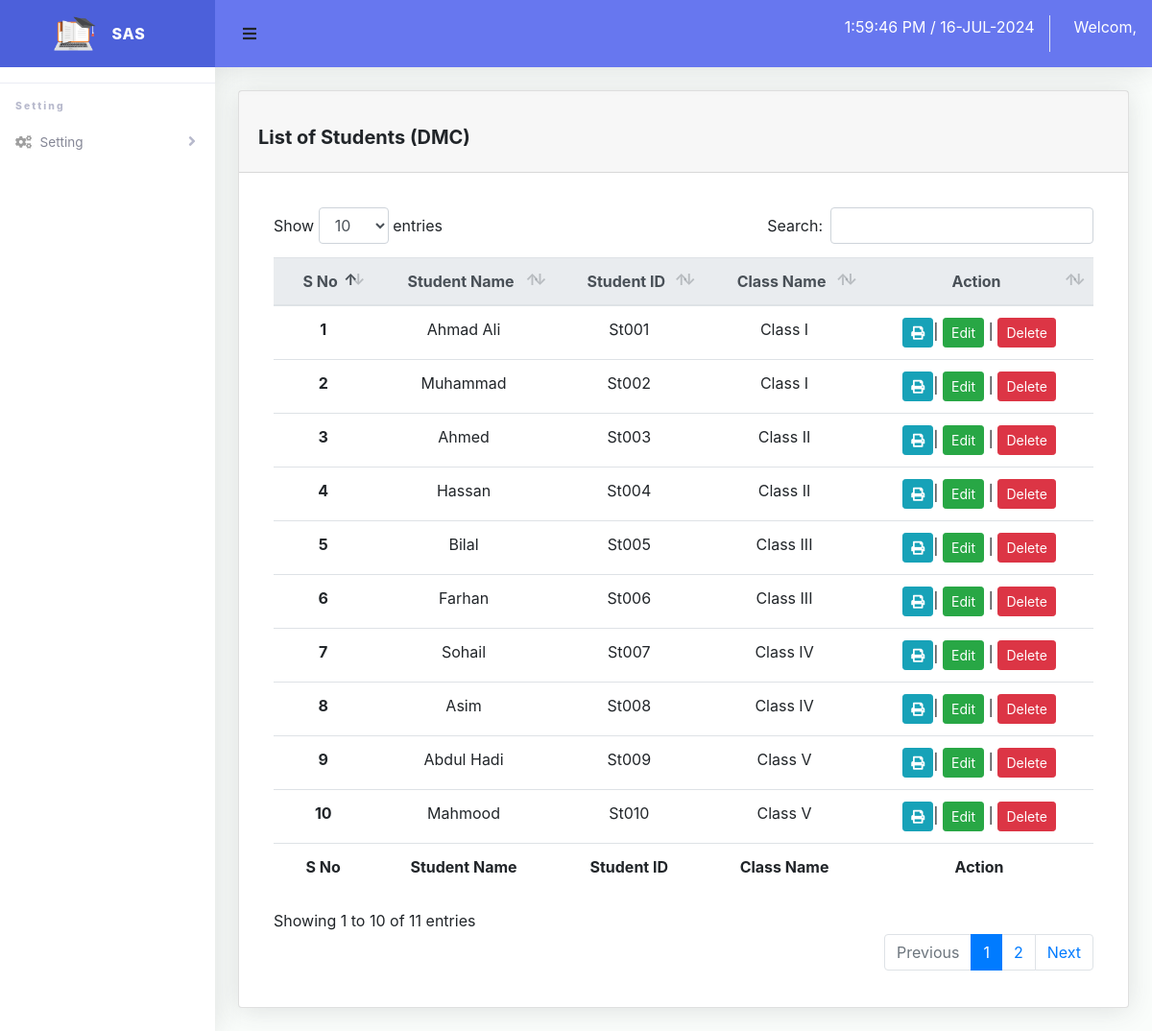
/admin/reports/marks-certificate.php, run on the app's committed database.
### tables this page shows
CREATE TABLE `student` (
  `id` int(10) NOT NULL,
  `fullname` varchar(255) NOT NULL,
  `father_name` varchar(255) NOT NULL,
  `username` varchar(255) NOT NULL,
  `password` varchar(255) NOT NULL,
  `address` varchar(255) NOT NULL,
  `phone_no` varchar(255) NOT NULL,
  `class_id` int(10) NOT NULL
);

CREATE TABLE `class` (
  `id` int(10) NOT NULL,
  `name` varchar(255) NOT NULL
);

### include/function.php (called while the page is built, shortened)
<?php
require_once 'config.php';
function query($q)
{
	global $conn;
	$result = mysqli_query($conn, $q);
	if ($result) {
		$data = mysqli_fetch_all($result, MYSQLI_ASSOC);
		return $data;
	} else {
		$msg = array(
			'status' => false,
			'msg' => 'Connection failed: ' . mysqli_error($conn),
		);
	}
	return true;
}

### admin/reports/marks-certificate.php (the view, shortened to what this page needs)
<?php
require_once '../../include/header.php';
require_once '../../include/function.php';
$q = 'SELECT student.*, class.name AS class_name FROM student INNER JOIN class ON class.id = student.class_id';
$data = query($q);
?>
<div class="container-fluid">
    <div class="card input-group-sm mb-4">
        <div class="card-header d-flex flex-row align-items-center justify-content-between">
            <h5 class="card-title text-center mt-4 font-weight-bold">List of Students (DMC)</h5>
        </div>
        <div class="card-body">
            <div class="table-responsive p-3">
                <table class="table align-items-center table-flush table-hover text-center" id="dataTableHover">
                    <thead class="thead-light">
                        <tr>
                            <th>S No</th>
                            <th>Student Name</th>
                            <th>Student ID</th>
                            <th>Class Name</th>
                            <th>Action</th>
                        </tr>
                    </thead>
                    <tfoot>
                        <tr>
                            <th>S No</th>
                            <th>Student Name</th>
                            <th>Student ID</th>
                            <th>Class Name</th>
                            <th>Action</th>
                        </tr>
                    </tfoot>
                    <tbody>
                        <?php
                        foreach ($data as $key => $value) {
                            echo  ' <tr class="text-capitalize">
                                        <th>' . $key + 1 . '</th>
                                        <td>' . $value['fullname'] . '</td>
                                        <td>' . $value['username'] . '</td>
                                        <td>Class ' . $value['class_name'] . '</td>
                                        <td>
                                        <button class="text-white btn btn-info btn-sm print-btn" data-id="' . $value['id'] . '"><i class="fas fa-print"></i></button>|
                                            <a class="text-white btn btn-success btn-sm" href="edit-marks.php?student_id=' . $value['id'] . '">Edit</a> |
                                            <a class="text-white btn btn-danger  btn-sm delete" href="process.php" data-id="'
                                . $value['class_id'] . '">Delete</a>
                                        </td>
                                    </tr>';
                        }
                        ?>
                    </tbody>
                </table>
            </div>
        </div>
    </div>
</div>
<?php
require_once '../../include/footer.php';
?>

### assets/css/style.css (style rules this page uses)
html { font-family: sans-serif; line-height: 1.15; -webkit-text-size-adjust: 100%; -webkit-tap-highlight-color: transparent }
body { margin: 0; font-family: -apple-system, BlinkMacSystemFont, "Segoe UI", Roboto, "Helvetica Neue", Arial, "Noto Sans", sans-serif, "Apple Color Emoji", "Segoe UI Emoji", "Segoe UI Symbol", "Noto Color Emoji"; font-size: 1rem; font-weight: 400; line-height: 1.5; color: #212529; text-align: left; background-color: #fff }
h1, h2, h3, h4, h5, h6 { margin-top: 0; margin-bottom: .5rem }
a { color: #007bff; text-decoration: none; background-color: transparent }
table { border-collapse: collapse }
th { text-align: inherit }
button { border-radius: 0 }
button, input, optgroup, select, textarea { margin: 0; font-family: inherit; font-size: inherit; line-height: inherit }
button, input { overflow: visible }
button, select { text-transform: none }
[type=button], [type=reset], [type=submit], button { -webkit-appearance: button }
[type=button]:not(:disabled), [type=reset]:not(:disabled), [type=submit]:not(:disabled), button:not(:disabled) { cursor: pointer }
.h1, .h2, .h3, .h4, .h5, .h6, h1, h2, h3, h4, h5, h6 { margin-bottom: .5rem; font-weight: 500; line-height: 1.2 }
.h5, h5 { font-size: 1.25rem }
.container, .container-fluid, .container-lg, .container-md, .container-sm, .container-xl { width: 100%; padding-right: 15px; padding-left: 15px; margin-right: auto; margin-left: auto }
.table { width: 100%; margin-bottom: 1rem; color: #212529 }
.table td, .table th { padding: .75rem; vertical-align: top; border-top: 1px solid #dee2e6 }
.table thead th { vertical-align: bottom; border-bottom: 2px solid #dee2e6 }
.table .thead-light th { color: #495057; background-color: #e9ecef; border-color: #dee2e6 }
.table-responsive { display: block; width: 100%; overflow-x: auto; -webkit-overflow-scrolling: touch }
.btn { display: inline-block; font-weight: 400; color: #212529; text-align: center; vertical-align: middle; -webkit-user-select: none; -moz-user-select: none; -ms-user-select: none; user-select: none; background-color: transparent; border: 1px solid transparent; padding: .375rem .75rem; font-size: 1rem; line-height: 1.5; border-radius: .25rem; transition: color .15s ease-in-out, background-color .15s ease-in-out, border-color .15s ease-in-out, box-shadow .15s ease-in-out }
.btn-sm { padding: .25rem .5rem; font-size: .875rem; line-height: 1.5; border-radius: .2rem }
.btn-success { color: #fff; background-color: #28a745; border-color: #28a745 }
.btn-info { color: #fff; background-color: #17a2b8; border-color: #17a2b8 }
.btn-danger { color: #fff; background-color: #dc3545; border-color: #dc3545 }
.card { position: relative; display: -ms-flexbox; display: flex; -ms-flex-direction: column; flex-direction: column; min-width: 0; word-wrap: break-word; background-color: #fff; background-clip: border-box; border: 1px solid rgba(0, 0, 0, .125); border-radius: .25rem }
.card-body { -ms-flex: 1 1 auto; flex: 1 1 auto; min-height: 1px; padding: 1.25rem }
.card-title { margin-bottom: .75rem }
.card-header { padding: .75rem 1.25rem; margin-bottom: 0; background-color: rgba(0, 0, 0, .03); border-bottom: 1px solid rgba(0, 0, 0, .125) }
.d-flex { display: -ms-flexbox !important; display: flex !important }
.flex-row { -ms-flex-direction: row !important; flex-direction: row !important }
.justify-content-between { -ms-flex-pack: justify !important; justify-content: space-between !important }
.align-items-center { -ms-flex-align: center !important; align-items: center !important }
.mt-4, .my-4 { margin-top: 1.5rem !important }
.mb-4, .my-4 { margin-bottom: 1.5rem !important }
.p-3 { padding: 1rem !important }
.text-center { text-align: center !important }
.text-capitalize { text-transform: capitalize !important }
.font-weight-bold { font-weight: 700 !important }
.text-white { color: #fff !important }

### data on the page
student: fullname "Ahmad Ali", username "St001", class.name "I"
student: fullname "Muhammad", username "St002", class.name "I"
student: fullname "Ahmed", username "St003", class.name "II"
student: fullname "Hassan", username "St004", class.name "II"
student: fullname "Bilal", username "St005", class.name "III"
student: fullname "Farhan", username "St006", class.name "III"
student: fullname "Sohail", username "St007", class.name "IV"
student: fullname "Asim", username "St008", class.name "IV"
student: fullname "Abdul Hadi", username "St009", class.name "V"
student: fullname "Mahmood", username "St010", class.name "V"
